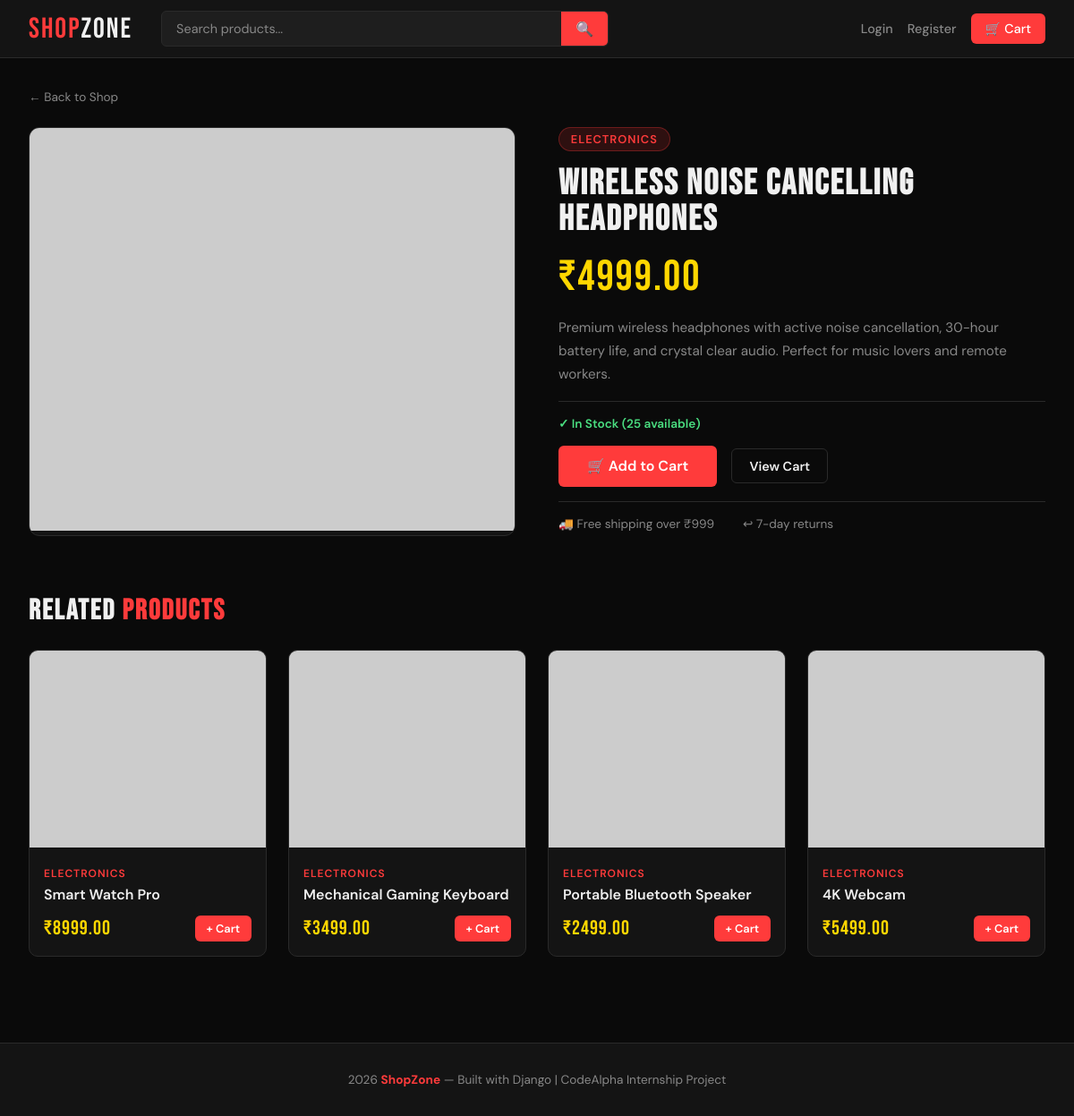
/product/1/, run on the app's committed database.
### store/models.py (models this page shows, shortened)
class Product(models.Model):
    name = models.CharField(max_length=200)
    category = models.ForeignKey(Category, on_delete=models.CASCADE, related_name='products')
    description = models.TextField()
    price = models.DecimalField(max_digits=10, decimal_places=2)
    image_url = models.URLField(max_length=500, blank=True, default='')
    stock = models.PositiveIntegerField(default=10)
    created_at = models.DateTimeField(auto_now_add=True)
    is_featured = models.BooleanField(default=False)

class Category(models.Model):
    name = models.CharField(max_length=100)
    slug = models.SlugField(unique=True)
    class Meta:
        verbose_name_plural = "Categories"

### store/views.py (the view)
# urls.py: path('product/<int:pk>/', views.product_detail, name='product_detail'),
def product_detail(request, pk):
    product = get_object_or_404(Product, pk=pk)
    related = Product.objects.filter(category=product.category).exclude(pk=pk)[:4]
    return render(request, 'store/product_detail.html', {
        'product': product,
        'related': related,
    })

### store/templates/store/product_detail.html (shortened to what this page needs)
{% extends 'store/base.html' %}
{% block content %}
<div style="margin-bottom:1.5rem;">
    <a href="/" style="color:var(--muted);text-decoration:none;font-size:0.85rem;">← Back to Shop</a>
</div>
<div class="product-detail">
    <div class="product-img-wrap">
        <img src="{{ product.image_url }}" alt="{{ product.name }}"
             onerror="this.src='https://via.placeholder.com/600x450/1E1E1E/FF3B3B?text={{ product.name|urlencode }}'">
    </div>
    <div class="product-info">
        <div>
            <span class="product-category-tag">{{ product.category.name }}</span>
        </div>
        <h1 class="product-title">{{ product.name }}</h1>
        <div class="product-price">₹{{ product.price }}</div>
        <p class="product-desc">{{ product.description }}</p>
        <div class="divider"></div>
        {% if product.stock > 0 %}
            {% if product.stock > 5 %}
                <div class="stock-badge in-stock">✓ In Stock ({{ product.stock }} available)</div>
            {% else %}
                <div class="stock-badge low-stock">⚠ Only {{ product.stock }} left!</div>
            {% endif %}
            <form method="POST" action="/cart/add/{{ product.pk }}/">
                <div style="display:flex;gap:1rem;align-items:center;flex-wrap:wrap;">
                    <button type="submit" class="btn btn-primary" style="font-size:1rem;padding:0.8rem 2rem;">
                        🛒 Add to Cart
                    </button>
                    <a href="/cart/" class="btn btn-outline">View Cart</a>
                </div>
            </form>
        {% else %}
            <div class="stock-badge out-of-stock">✕ Out of Stock</div>
        {% endif %}
        <div class="divider"></div>
        <div style="display:flex;gap:2rem;font-size:0.85rem;color:var(--muted);">
            <div>🚚 Free shipping over ₹999</div>
            <div>↩ 7-day returns</div>
        </div>
    </div>
</div>
{% if related %}
<div>
    <h2 class="section-heading">RELATED <span>PRODUCTS</span></h2>
    <div class="products-grid">
        {% for p in related %}
        <div class="product-card">
            <a href="/product/{{ p.pk }}/">
                <img src="{{ p.image_url }}" alt="{{ p.name }}"
                     onerror="this.src='https://via.placeholder.com/400x300/1E1E1E/FF3B3B?text={{ p.name|urlencode }}'">
            </a>
            <div class="product-card-body">
                <div class="product-card-category">{{ p.category.name }}</div>
                <a href="/product/{{ p.pk }}/" class="product-card-name">{{ p.name }}</a>
                <div class="product-card-footer">
                    <div class="product-card-price">₹{{ p.price }}</div>
                    <form method="POST" action="/cart/add/{{ p.pk }}/">
                        <button type="submit" class="btn btn-primary" style="padding:0.4rem 0.8rem;font-size:0.8rem;">+ Cart</button>
                    </form>
                </div>
            </div>
        </div>
        {% endfor %}
    </div>
</div>
{% endif %}
{% endblock %}

### store/templates/store/base.html (style rules this page uses)
*, *::before, *::after { margin: 0; padding: 0; box-sizing: border-box; }
:root { --primary: #FF3B3B; --primary-dark: #CC0000; --bg: #0A0A0A; --surface: #141414; --surface2: #1E1E1E; --border: #2A2A2A; --text: #F0F0F0; --muted: #888; --accent: #FFD700; }
body { font-family: 'DM Sans', sans-serif; background: var(--bg); color: var(--text); min-height: 100vh; }
.btn { display: inline-flex; align-items: center; gap: 0.4rem; padding: 0.6rem 1.2rem; border-radius: 6px; font-family: 'DM Sans', sans-serif; font-size: 0.9rem; font-weight: 600; cursor: pointer; border: none; text-decoration: none; transition: all 0.2s; }
.btn-primary { background: var(--primary); color: white; }
.btn-outline { background: transparent; color: var(--text); border: 1px solid var(--border); }
.products-grid { display: grid; grid-template-columns: repeat(auto-fill, minmax(240px, 1fr)); gap: 1.5rem; }
.product-card { background: var(--surface); border: 1px solid var(--border); border-radius: 10px; overflow: hidden; transition: transform 0.2s, border-color 0.2s; }
.product-card img { width: 100%; height: 220px; object-fit: cover; }
.product-card-body { padding: 1rem; }
.product-card-category { font-size: 0.75rem; color: var(--primary); text-transform: uppercase; letter-spacing: 1px; font-weight: 600; }
.product-card-name { font-size: 1rem; font-weight: 600; margin: 0.3rem 0; color: var(--text); text-decoration: none; display: block; }
.product-card-price { font-family: 'Bebas Neue', sans-serif; font-size: 1.4rem; color: var(--accent); letter-spacing: 1px; }
.product-card-footer { display: flex; align-items: center; justify-content: space-between; margin-top: 0.8rem; }
.section-heading { font-family: 'Bebas Neue', sans-serif; font-size: 2rem; letter-spacing: 2px; color: var(--text); margin-bottom: 1.5rem; }
.section-heading span { color: var(--primary); }

### store/templates/store/product_detail.html (style rules this page uses)
.product-detail { display: grid; grid-template-columns: 1fr 1fr; gap: 3rem; margin-bottom: 4rem; }
.product-img-wrap { border-radius: 12px; overflow: hidden; border: 1px solid var(--border); background: var(--surface); }
.product-img-wrap img { width: 100%; height: 450px; object-fit: cover; }
.product-info { display: flex; flex-direction: column; gap: 1rem; }
.product-category-tag { display: inline-block; background: rgba(255,59,59,0.15); border: 1px solid rgba(255,59,59,0.3); color: var(--primary); padding: 0.25rem 0.8rem; border-radius: 20px; font-size: 0.8rem; text-transform: uppercase; letter-spacing: 1px; font-weight: 600; }
.product-title { font-family: 'Bebas Neue', sans-serif; font-size: 2.5rem; letter-spacing: 2px; line-height: 1; }
.product-price { font-family: 'Bebas Neue', sans-serif; font-size: 3rem; color: var(--accent); letter-spacing: 2px; }
.product-desc { color: var(--muted); line-height: 1.7; font-size: 0.95rem; }
.stock-badge { display: inline-flex; align-items: center; gap: 0.4rem; font-size: 0.85rem; font-weight: 600; }
.in-stock { color: #4ade80; }
.divider { height: 1px; background: var(--border); }

### data on the page
Product: category.name "ELECTRONICS", name "Wireless Noise Cancelling Headphones", price "4999.00", description "Premium wireless headphones with active noise cancellation, 30-hour battery life, and crystal clear audio. Perfect for music lovers and remote workers.", stock "25"
Product: category.name "ELECTRONICS", name "Smart Watch Pro", price "8999.00"
Product: category.name "ELECTRONICS", name "Mechanical Gaming Keyboard", price "3499.00"
Product: category.name "ELECTRONICS", name "Portable Bluetooth Speaker", price "2499.00"
Product: category.name "ELECTRONICS", name "4K Webcam", price "5499.00"
